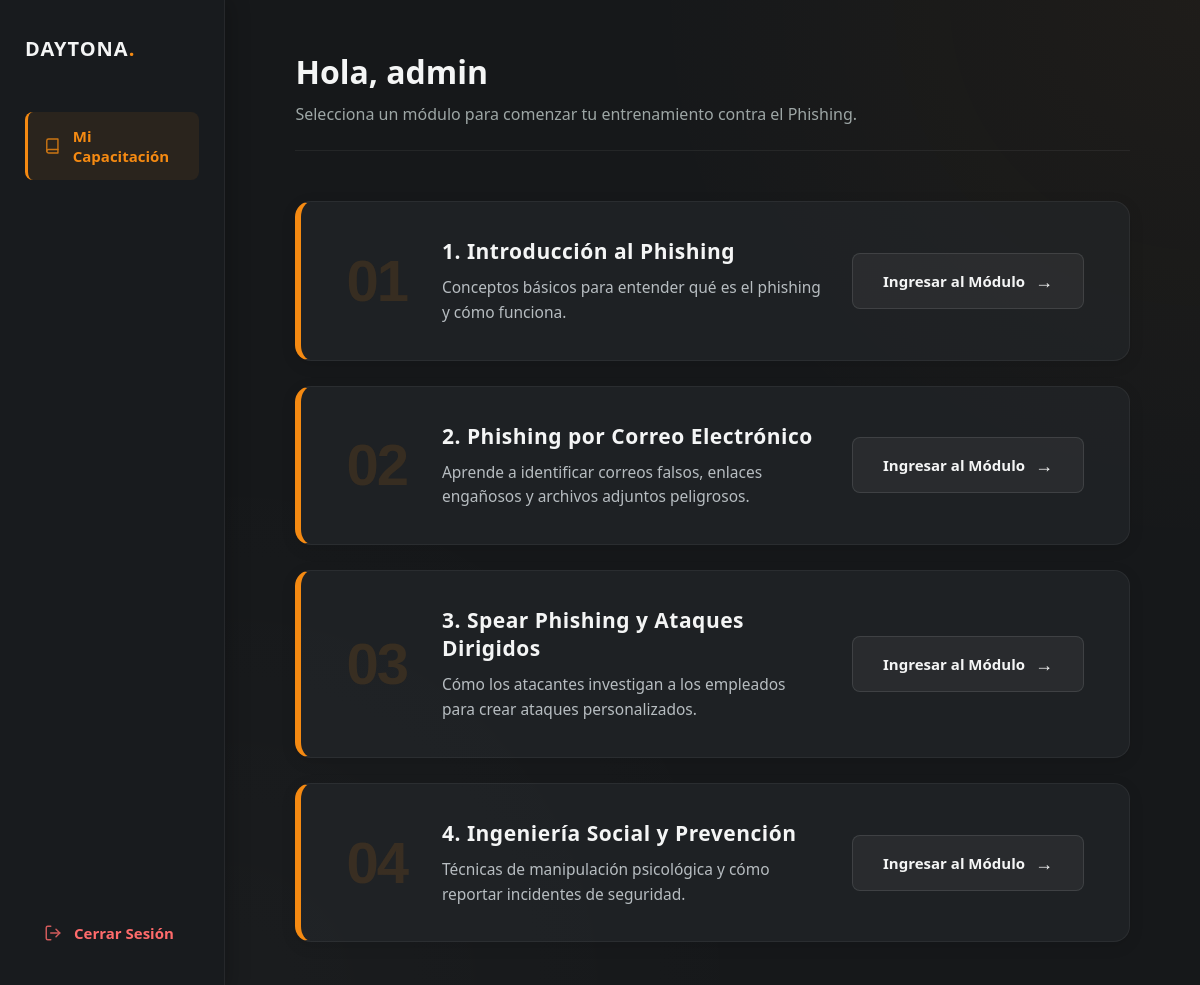
Page /dashboard.php (signed in) on the committed database.
### tables this page shows
CREATE TABLE `usuarios` (
  `id_usuario` int(11) NOT NULL,
  `nombre_usuario` varchar(50) NOT NULL,
  `clave` varchar(255) NOT NULL,
  `email` varchar(100) NOT NULL,
  `id_rol` int(11) NOT NULL DEFAULT 2,
  `fecha_registro` timestamp NOT NULL DEFAULT current_timestamp()
);

CREATE TABLE `cursos` (
  `id_curso` int(11) NOT NULL,
  `titulo` varchar(100) NOT NULL,
  `descripcion` text NOT NULL
);

### dashboard.php (the view, shortened to what this page needs)
<?php
require __DIR__ . '/conexion.php';
$stmtUser = $pdo->prepare("SELECT nombre_usuario FROM usuarios WHERE id_usuario = ?");
$stmtUser->execute([$_SESSION['usuario_id']]);
$usuario_actual = $stmtUser->fetch(PDO::FETCH_ASSOC);
$nombre_usuario = $usuario_actual ? explode(' ', $usuario_actual['nombre_usuario'])[0] : 'Usuario';
$stmt = $pdo->query("SELECT * FROM cursos");
$cursos = $stmt->fetchAll(PDO::FETCH_ASSOC);
?>
<!DOCTYPE html>
<html lang="es">
<head>
</head>
<body>
    <aside class="sidebar">
        <div class="brand">
            <div class="brand-text">DAYTONA<span>.</span></div>
        </div>
        <nav class="nav-menu">
            <a href="#" class="nav-item active">
                <svg viewBox="0 0 24 24" fill="none" stroke="currentColor" stroke-width="2" stroke-linecap="round" stroke-linejoin="round"><path d="M4 19.5A2.5 2.5 0 0 1 6.5 17H20"></path><path d="M6.5 2H20v20H6.5A2.5 2.5 0 0 1 4 19.5v-15A2.5 2.5 0 0 1 6.5 2z"></path></svg>
                Mi Capacitación
            </a>
            <a href="logout.php" class="nav-item logout">
                <svg viewBox="0 0 24 24" fill="none" stroke="currentColor" stroke-width="2" stroke-linecap="round" stroke-linejoin="round"><path d="M9 21H5a2 2 0 0 1-2-2V5a2 2 0 0 1 2-2h4"></path><polyline points="16 17 21 12 16 7"></polyline><line x1="21" y1="12" x2="9" y2="12"></line></svg>
                Cerrar Sesión
            </a>
        </nav>
    </aside>
    <main class="main-content">
        <div class="header-top">
            <div class="greeting">
                <h1>Hola, <?php echo htmlspecialchars($nombre_usuario); ?></h1>
                <p>Selecciona un módulo para comenzar tu entrenamiento contra el Phishing.</p>
            </div>
        </div>
        <div class="cursos-list">
            <?php
            $contador = 1;
            foreach ($cursos as $curso):
                $numero_formateado = str_pad($contador, 2, "0", STR_PAD_LEFT);
                $retraso_animacion = $contador * 0.15;
            ?>
                <div class="curso-card" style="animation-delay: <?php echo $retraso_animacion; ?>s;">
                    <div class="curso-contenido">
                        <div class="curso-numero"><?php echo $numero_formateado; ?></div>
                        <div class="curso-info">
                            <h3><?php echo htmlspecialchars($curso['titulo']); ?></h3>
                            <p><?php echo htmlspecialchars($curso['descripcion']); ?></p>
                        </div>
                    </div>
                    <a href="ver_curso.php?id=<?php echo $curso['id_curso']; ?>" class="btn-ingresar">
                        Ingresar al Módulo
                    </a>
                </div>
            <?php
            $contador++;
            endforeach;
            ?>
        </div>
    </main>
</body>
</html>

### dashboard.php (style rules this page uses)
:root { --bg-dark: #16181a; --panel-bg: rgba(39, 43, 47, 0.5); --panel-border: rgba(255, 255, 255, 0.06); --orange: #f58a12; --text-main: #f4f5f5; --text-muted: #9da6a5; }
* { box-sizing: border-box; margin: 0; padding: 0; }
body { background-color: var(--bg-dark); color: var(--text-main); font-family: "Trebuchet MS", "Segoe UI", sans-serif; min-height: 100vh; display: flex; }
.sidebar { width: 260px; background: rgba(25, 28, 31, 0.95); border-right: 1px solid var(--panel-border); display: flex; flex-direction: column; padding: 35px 25px; box-shadow: 5px 0 20px rgba(0,0,0,0.2); z-index: 10; }
.brand { display: flex; align-items: center; gap: 10px; margin-bottom: 50px; }
.brand-text { font-size: 20px; font-weight: 800; color: var(--text-main); letter-spacing: 1px; }
.brand-text span { color: var(--orange); }
.nav-menu { display: flex; flex-direction: column; gap: 8px; flex-grow: 1; }
.nav-item { display: flex; align-items: center; gap: 12px; padding: 14px 16px; border-radius: 8px; color: var(--text-muted); text-decoration: none; font-weight: 600; transition: all 0.2s ease; font-size: 15px; border-left: 3px solid transparent; }
.nav-item.active { background: rgba(245, 138, 18, 0.08); color: var(--orange); border-left-color: var(--orange); }
.nav-item.logout { margin-top: auto; color: #ff6b6b; }
.nav-item svg { width: 18px; height: 18px; opacity: 0.8; }
.main-content { flex-grow: 1; padding: 50px 70px; background: radial-gradient(circle at top right, rgba(245, 138, 18, 0.04), transparent 40%), radial-gradient(circle at bottom left, rgba(255, 255, 255, 0.02), transparent 40%); overflow-y: auto; }
.header-top { margin-bottom: 50px; border-bottom: 1px solid var(--panel-border); padding-bottom: 25px; }
.greeting h1 { font-size: 32px; font-weight: 700; margin-bottom: 10px; }
.greeting p { color: var(--text-muted); font-size: 16px; }
.cursos-list { display: flex; flex-direction: column; gap: 25px; max-width: 1000px; }
.curso-card { background: var(--panel-bg); border: 1px solid var(--panel-border); border-left: 6px solid var(--orange); border-radius: 16px; padding: 35px 45px; display: flex; align-items: center; justify-content: space-between; transition: all 0.3s cubic-bezier(0.175, 0.885, 0.32, 1.275); box-shadow: 0 4px 15px rgba(0,0,0,0.1); opacity: 0; animation: fadeUp 0.6s forwards; }
.curso-contenido { display: flex; align-items: center; gap: 35px; flex-grow: 1; padding-right: 30px; }
.curso-numero { font-size: 58px; font-weight: 900; color: rgba(245, 138, 18, 0.12); line-height: 1; transition: color 0.3s; font-family: "Arial Black", sans-serif; letter-spacing: -2px; }
.curso-info { display: flex; flex-direction: column; gap: 10px; }
.curso-info h3 { font-size: 21px; margin: 0; color: var(--text-main); letter-spacing: 0.5px; }
.curso-info p { color: #b7bdc1; font-size: 15.5px; line-height: 1.6; margin: 0; }
.btn-ingresar { white-space: nowrap; padding: 15px 30px; background: rgba(255, 255, 255, 0.05); color: var(--text-main); text-decoration: none; border-radius: 8px; font-weight: bold; font-size: 15px; border: 1px solid rgba(255, 255, 255, 0.1); transition: all 0.3s ease; display: flex; align-items: center; gap: 10px; }
.btn-ingresar::after { content: "→"; font-size: 18px; transition: transform 0.3s; }

### rows in the picture
usuarios: nombre_usuario "admin"
cursos: titulo "1. Introducción al Phishing", descripcion "Conceptos básicos para entender qué es el phishing y cómo funciona."
cursos: titulo "2. Phishing por Correo Electrónico", descripcion "Aprende a identificar correos falsos, enlaces engañosos y archivos adjuntos peligrosos."
cursos: titulo "3. Spear Phishing y Ataques Dirigidos", descripcion "Cómo los atacantes investigan a los empleados para crear ataques personalizados."
cursos: titulo "4. Ingeniería Social y Prevención", descripcion "Técnicas de manipulación psicológica y cómo reportar incidentes de seguridad."
